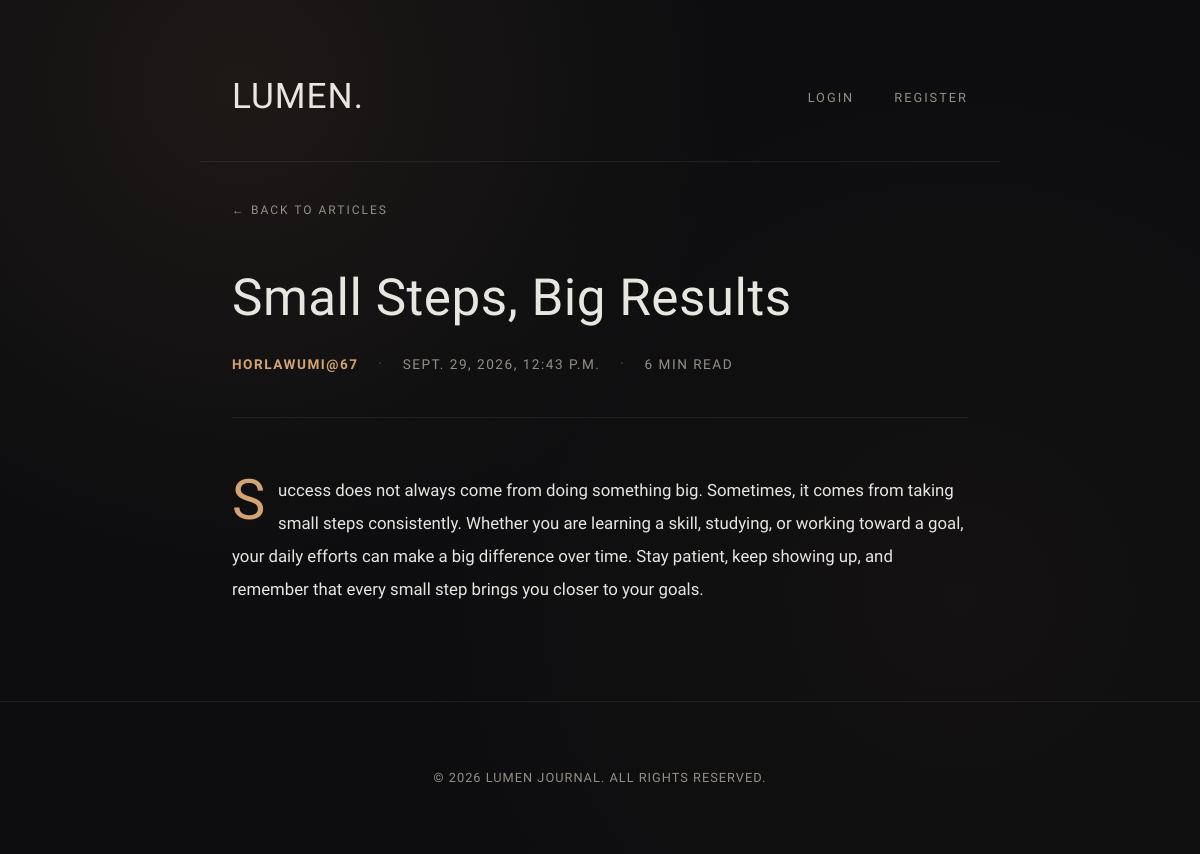
The app's page /article/13 with its own data.
### daily_news/models.py (models this page shows, shortened)
class Blog(models.Model):
    headline = models.CharField()
    body = models.TextField()
    author = models.ForeignKey('auth.User', on_delete=models.SET_NULL, null=True, blank=True)
    published_at = models.DateTimeField(auto_now=True)

### daily_news/views.py (the view)
# urls.py: path("article/<int:pk>", article, name="read-blog"),
def article(request, pk):
    blog_post = Blog.objects.filter(id=pk)
    if blog_post.exists():
        return render(request, "daily_news/article.html", context={"blog": blog_post.first()})
    else:
        return redirect("/not_found")

### daily_news/templates/daily_news/article.html (shortened to what this page needs)
{% extends "daily_news/base.html" %}
{% block content%}
    <main class="article-container">
        <a href="{% url 'home' %}" class="back-link">← Back to Articles</a>
        <header class="article-header">
            <h1 class="article-title">{{blog.headline}}</h1>
            <div class="article-meta">
                <span class="author">{{blog.author}}</span>
                <span class="dot">•</span>
                <time datetime="2026-09-08">{{blog.published_at}}</time>
                <span class="dot">•</span>
                <span>6 min read</span>
            </div>
        </header>
        <article class="article-body">
            <p>{{blog.body}} </p>
        </article>
    </main>
{% endblock %}

### daily_news/templates/daily_news/base.html (style rules this page uses)
:root { --bg-color: #0d0d0f; --card-bg: rgba(255, 255, 255, 0.03); --card-hover-bg: rgba(255, 255, 255, 0.05); --text-primary: #e8e6e1; --text-muted: #949086; --accent: #d4a373; --accent-glow: rgba(212, 163, 115, 0.15); --border-color: rgba(255, 255, 255, 0.07); --border-hover: rgba(212, 163, 115, 0.35); --font-display: 'Italiana', serif; --font-sans: 'Plus Jakarta Sans', sans-serif; }
* { box-sizing: border-box; margin: 0; padding: 0; }
body { background-color: var(--bg-color); color: var(--text-primary); font-family: var(--font-sans); line-height: 1.8; -webkit-font-smoothing: antialiased; min-height: 100vh; background-image: radial-gradient(circle at 15% 20%, rgba(212, 163, 115, 0.06) 0%, transparent 45%), radial-gradient(circle at 85% 80%, rgba(138, 100, 70, 0.05) 0%, transparent 50%); background-attachment: fixed; }
a { color: inherit; text-decoration: none; transition: all 0.3s cubic-bezier(0.16, 1, 0.3, 1); }

### daily_news/templates/daily_news/article.html (style rules this page uses)
:root { --bg-color: #0d0d0f; --card-bg: rgba(255, 255, 255, 0.03); --text-primary: #e8e6e1; --text-muted: #949086; --accent: #d4a373; --accent-glow: rgba(212, 163, 115, 0.15); --border-color: rgba(255, 255, 255, 0.07); --font-display: 'Italiana', serif; --font-sans: 'Plus Jakarta Sans', sans-serif; }
* { box-sizing: border-box; margin: 0; padding: 0; }
body { background-color: var(--bg-color); color: var(--text-primary); font-family: var(--font-sans); line-height: 1.85; -webkit-font-smoothing: antialiased; min-height: 100vh; background-image: radial-gradient(circle at 20% 10%, rgba(212, 163, 115, 0.08) 0%, transparent 40%), radial-gradient(circle at 80% 70%, rgba(138, 100, 70, 0.05) 0%, transparent 50%); background-attachment: fixed; }
a { color: inherit; text-decoration: none; transition: all 0.3s cubic-bezier(0.16, 1, 0.3, 1); }
.article-container { max-width: 800px; margin: 0 auto; padding: 2rem 2rem 6rem; }
.back-link { display: inline-flex; align-items: center; gap: 0.6rem; font-size: 0.75rem; letter-spacing: 2px; text-transform: uppercase; color: var(--text-muted); margin-bottom: 3rem; font-weight: 500; }
.article-header { margin-bottom: 3.5rem; border-bottom: 1px solid var(--border-color); padding-bottom: 2.5rem; }
.article-title { font-family: var(--font-display); font-size: 3.2rem; line-height: 1.15; font-weight: 400; color: var(--text-primary); margin-bottom: 1.5rem; letter-spacing: 0.5px; }
.article-meta { display: flex; align-items: center; gap: 1.25rem; font-size: 0.85rem; color: var(--text-muted); text-transform: uppercase; letter-spacing: 1.5px; }
.article-meta .author { color: var(--accent); font-weight: 600; }
.article-meta .dot { font-size: 0.5rem; opacity: 0.4; }
.article-body { font-size: 1.05rem; color: var(--text-primary); font-weight: 300; line-height: 1.95; display: flex; flex-direction: column; gap: 1.8rem; }
.article-body p::first-letter { font-family: var(--font-display); font-size: 3.5rem; float: left; line-height: 0.8; margin-right: 0.8rem; margin-top: 0.2rem; color: var(--accent); }

### records on screen
Blog: headline "Small Steps, Big Results", author "HORLAWUMI@67", published_at "SEPT. 29, 2026, 12:43 P.M.", body "Success does not always come from doing something big. Sometimes, it comes from taking small steps consistently. Whether you are learning a skill, studying, or working toward a goal, your daily efforts can make a big difference over time. Stay patient, keep showing up, and remember that every small step brings you closer to your goals."
